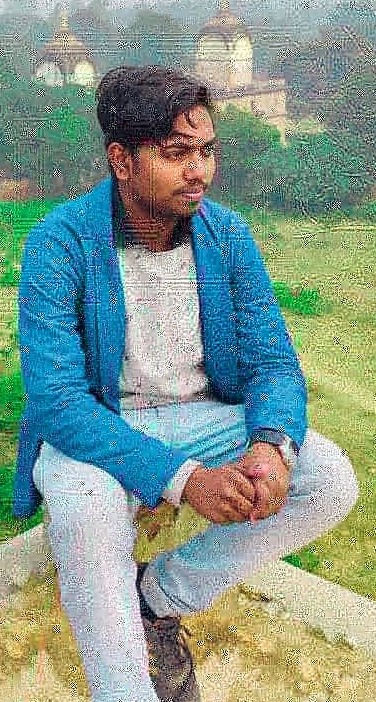
#> input picture imagefacial/lena.jpg, 376 x 702 px
$ python 13.py
#> lines starting #> are read from the running program, lines starting #| are printed output that depends on the picture
import cv2
import numpy as np

img=cv2.imread("lena.jpg")
#> img is the input picture: shape (702, 376, 3); mean B, G, R 141.8, 152.6, 130.6

height,width=img.shape[:2]
#> height = 702; width = 376
start_row,start_col=int(height*.25),int(width*.25)
#> start_row = 175; start_col = 94

end_row,end_col=int(height*.75),int(width*.75)
#> end_row = 526; end_col = 282

cropped=img[start_row:end_row,start_col:end_col]
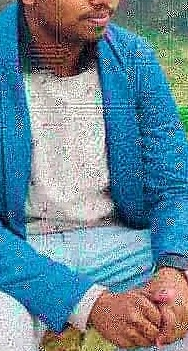
#> cropped: shape (351, 188, 3); mean B, G, R 151.4, 136.3, 103.5

cv2.imshow("Original",img)
cv2.waitKey(0)
cv2.imshow("Cropped image",cropped)
cv2.waitKey(0)


cv2.destroyAllWindows()
